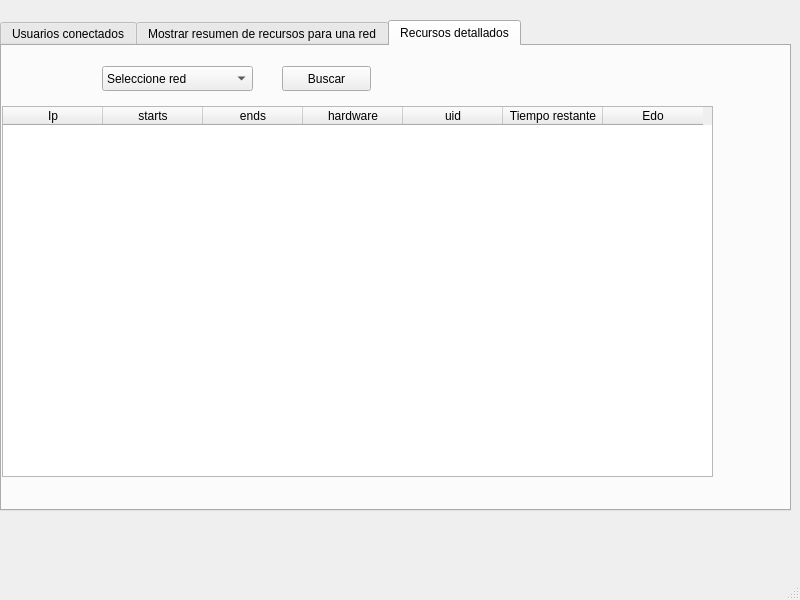
<?xml version="1.0" encoding="UTF-8"?>
<ui version="4.0">
 <class>MainWindow</class>
 <widget class="QMainWindow" name="MainWindow">
  <property name="geometry">
   <rect>
    <x>0</x>
    <y>0</y>
    <width>800</width>
    <height>600</height>
   </rect>
  </property>
  <property name="windowTitle">
   <string>MainWindow</string>
  </property>
  <widget class="QWidget" name="centralwidget">
   <widget class="QTabWidget" name="tabWidget">
    <property name="geometry">
     <rect>
      <x>0</x>
      <y>20</y>
      <width>791</width>
      <height>491</height>
     </rect>
    </property>
    <property name="toolTip">
     <string>&lt;html&gt;&lt;head/&gt;&lt;body&gt;&lt;p&gt;sdd&lt;/p&gt;&lt;/body&gt;&lt;/html&gt;</string>
    </property>
    <property name="currentIndex">
     <number>2</number>
    </property>
    <widget class="QWidget" name="tab">
     <attribute name="title">
      <string>Usuarios conectados</string>
     </attribute>
     <widget class="QTableWidget" name="tableWidget_3">
      <property name="geometry">
       <rect>
        <x>10</x>
        <y>60</y>
        <width>711</width>
        <height>371</height>
       </rect>
      </property>
      <column>
       <property name="text">
        <string>Tiempo restante</string>
       </property>
      </column>
      <column>
       <property name="text">
        <string>Status</string>
       </property>
      </column>
      <column>
       <property name="text">
        <string>IP</string>
       </property>
      </column>
      <column>
       <property name="text">
        <string>MAC</string>
       </property>
      </column>
     </widget>
     <widget class="QComboBox" name="net_selector">
      <property name="geometry">
       <rect>
        <x>220</x>
        <y>20</y>
        <width>151</width>
        <height>25</height>
       </rect>
      </property>
      <item>
       <property name="text">
        <string>Seleccione red</string>
       </property>
      </item>
     </widget>
     <widget class="QPushButton" name="net_search">
      <property name="geometry">
       <rect>
        <x>390</x>
        <y>20</y>
        <width>89</width>
        <height>25</height>
       </rect>
      </property>
      <property name="text">
       <string>Buscar</string>
      </property>
     </widget>
    </widget>
    <widget class="QWidget" name="tab_2">
     <attribute name="title">
      <string>Mostrar resumen de recursos para una red</string>
     </attribute>
     <widget class="QPushButton" name="pushButton_2">
      <property name="geometry">
       <rect>
        <x>620</x>
        <y>20</y>
        <width>89</width>
        <height>25</height>
       </rect>
      </property>
      <property name="text">
       <string>Buscar</string>
      </property>
     </widget>
     <widget class="QTableWidget" name="tableWidget_2">
      <property name="geometry">
       <rect>
        <x>30</x>
        <y>60</y>
        <width>711</width>
        <height>371</height>
       </rect>
      </property>
      <column>
       <property name="text">
        <string>IP</string>
       </property>
      </column>
      <column>
       <property name="text">
        <string>MAC</string>
       </property>
      </column>
      <column>
       <property name="text">
        <string>Tiempo restante</string>
       </property>
      </column>
      <column>
       <property name="text">
        <string>Status</string>
       </property>
      </column>
     </widget>
     <widget class="QComboBox" name="comboBox_2">
      <property name="geometry">
       <rect>
        <x>30</x>
        <y>20</y>
        <width>151</width>
        <height>25</height>
       </rect>
      </property>
      <item>
       <property name="text">
        <string>Buscar por</string>
       </property>
      </item>
      <item>
       <property name="text">
        <string>Ip usuario</string>
       </property>
      </item>
      <item>
       <property name="text">
        <string>Red</string>
       </property>
      </item>
     </widget>
     <widget class="QPlainTextEdit" name="plainTextEdit_2">
      <property name="geometry">
       <rect>
        <x>200</x>
        <y>20</y>
        <width>411</width>
        <height>31</height>
       </rect>
      </property>
     </widget>
    </widget>
    <widget class="QWidget" name="tab_3">
     <attribute name="title">
      <string>Recursos detallados</string>
     </attribute>
     <widget class="QTableWidget" name="tableWidget">
      <property name="geometry">
       <rect>
        <x>0</x>
        <y>60</y>
        <width>711</width>
        <height>371</height>
       </rect>
      </property>
      <column>
       <property name="text">
        <string>Ip</string>
       </property>
      </column>
      <column>
       <property name="text">
        <string>starts</string>
       </property>
      </column>
      <column>
       <property name="text">
        <string>ends</string>
       </property>
      </column>
      <column>
       <property name="text">
        <string>hardware</string>
       </property>
      </column>
      <column>
       <property name="text">
        <string>uid</string>
       </property>
      </column>
      <column>
       <property name="text">
        <string>Tiempo restante</string>
       </property>
      </column>
      <column>
       <property name="text">
        <string>Edo</string>
       </property>
      </column>
     </widget>
     <widget class="QComboBox" name="net_selector_2">
      <property name="geometry">
       <rect>
        <x>100</x>
        <y>20</y>
        <width>151</width>
        <height>25</height>
       </rect>
      </property>
      <item>
       <property name="text">
        <string>Seleccione red</string>
       </property>
      </item>
     </widget>
     <widget class="QPushButton" name="net_search_2">
      <property name="geometry">
       <rect>
        <x>280</x>
        <y>20</y>
        <width>89</width>
        <height>25</height>
       </rect>
      </property>
      <property name="text">
       <string>Buscar</string>
      </property>
     </widget>
     <widget class="QLabel" name="label">
      <property name="geometry">
       <rect>
        <x>400</x>
        <y>30</y>
        <width>161</width>
        <height>17</height>
       </rect>
      </property>
      <property name="text">
       <string/>
      </property>
     </widget>
     <widget class="QLabel" name="num_usu">
      <property name="geometry">
       <rect>
        <x>560</x>
        <y>16</y>
        <width>81</width>
        <height>31</height>
       </rect>
      </property>
      <property name="text">
       <string/>
      </property>
     </widget>
    </widget>
   </widget>
  </widget>
  <widget class="QMenuBar" name="menubar">
   <property name="geometry">
    <rect>
     <x>0</x>
     <y>0</y>
     <width>800</width>
     <height>22</height>
    </rect>
   </property>
  </widget>
  <widget class="QStatusBar" name="statusbar"/>
 </widget>
 <resources/>
 <connections/>
</ui>
